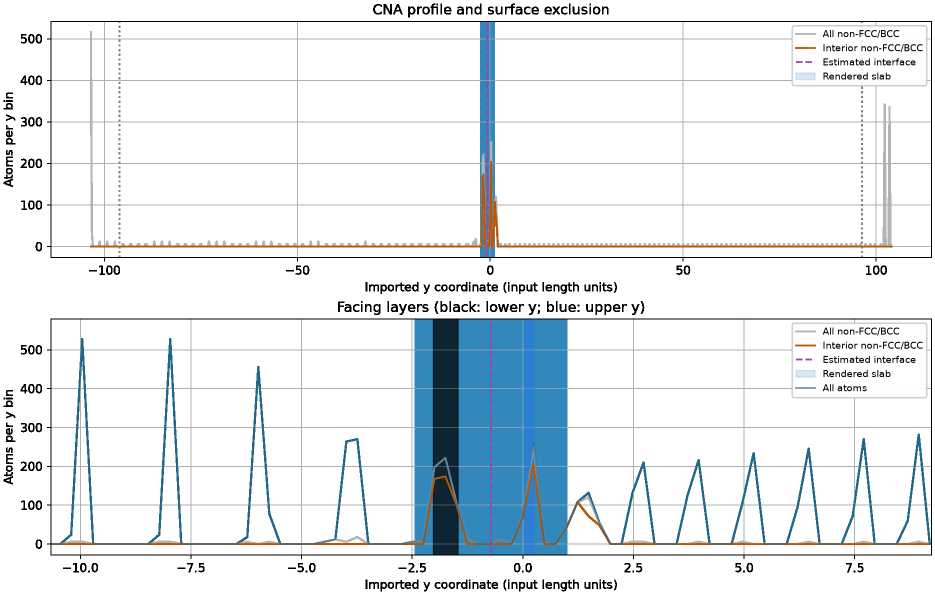
#> input picture projects/Demo-GPT/artifacts/analysis/render/render-20261021-202310-0f129c/y_profile.png, 1870 x 1190 px (shown at 1/2 size)
$ python -i gb_plan_view.py   (imports and definitions only)
#> lines starting #> are read from the running program, lines starting #| are printed output that depends on the picture
"""Locate a planar, y-normal grain boundary and render its two facing layers.

Run this module in the OVITO environment, in an isolated process. CNA is
computed on the complete structure before any slice is applied. Automatic
location is a geometric estimate, not a crystallographic grain assignment.
"""
from __future__ import annotations

import argparse
import hashlib
import json
import math
import os
from pathlib import Path
import tempfile
from typing import Any

import numpy as np

if __package__:
    from .ovito_rendering import crop_to_content
else:  # Executed as a script beside ovito_rendering.py.
    from ovito_rendering import crop_to_content

if __package__:
    from .ovito_rendering import (
        summarize_displacements, add_displacement_modifier,
        configure_displacement_display, validate_arrow_policy, ARROW_SCALE_MODES,
    )
else:
    from ovito_rendering import (
        summarize_displacements, add_displacement_modifier,
        configure_displacement_display, validate_arrow_policy, ARROW_SCALE_MODES,
    )


class BoundaryDetectionError(ValueError):
    """Automatic selection cannot justify one boundary/two facing layers."""

    def __init__(self, message: str, diagnostics: dict[str, Any] | None = None):
        super().__init__(message)
        self.diagnostics = diagnostics or {}


# [305 lines left out: functions _positive, _layers, _spacing, analyze_planar_boundary, _plot_profile, _render, not called in this run]


def run_plan_view(source: Path | str, output_dir: Path | str, *, gb_y: float | None = None,
                  slab_thickness: float | None = None, pbc: tuple[bool, bool, bool] | None = None,
                  image_width: int = 3200, view_width: float | None = None,
                  reference: Path | str | None = None, atom_scale: float = 0.7,
                  arrow_width: float = 0.1, arrow_offset_y: float = 1.0,
                  arrow_target_length: float = 1.5,
                  arrow_scale_mode: str = "physical_capped", arrow_max_length: float = 2.0,
                  minimum_image_convention: bool = True) -> dict[str, Any]:
    """Compute CNA, write diagnostic evidence and render full/detail plan views."""
    os.environ.setdefault("QT_QPA_PLATFORM", "offscreen")
    os.environ.setdefault("XDG_CACHE_HOME", str(Path(tempfile.gettempdir()) / "gbclaw-plan-view-cache"))
    os.environ.setdefault("MPLCONFIGDIR", str(Path(tempfile.gettempdir()) / "gbclaw-plan-view-matplotlib"))
    from ovito.data import NearestNeighborFinder
    from ovito.io import import_file
    from ovito.modifiers import CommonNeighborAnalysisModifier

    source = Path(source).expanduser().resolve()
    output_dir = Path(output_dir).expanduser().resolve()
    if source.suffix.lower() != ".cfg" or not source.is_file():
        raise ValueError("source must be an existing CFG file")
    if not isinstance(image_width, int) or not 256 <= image_width <= 8192:
        raise ValueError("image_width must be an integer from 256 to 8192")
    if view_width is not None:
        _positive(view_width, "view_width")
    atom_scale = _positive(atom_scale, "atom_scale")
    _positive(arrow_width, "arrow_width")
    _positive(arrow_target_length, "arrow_target_length")
    validate_arrow_policy(arrow_scale_mode, arrow_max_length)
    if not math.isfinite(arrow_offset_y):
        raise ValueError("arrow_offset_y must be finite")
    if not isinstance(minimum_image_convention, bool):
        raise ValueError("minimum_image_convention must be a boolean")
    if pbc is not None and (len(pbc) != 3 or any(not isinstance(value, (bool, np.bool_)) for value in pbc)):
        raise ValueError("pbc must contain three booleans")
    output_dir.mkdir(parents=True, exist_ok=True)
    report_path = output_dir / "gb_plan_view.json"
    pipeline = import_file(str(source))
    if pipeline.source.num_frames != 1:
        raise ValueError("Select one CFG frame before running plan view")
    imported = pipeline.compute()
    imported_pbc = list(imported.cell.pbc)
    if pbc is not None:
        def set_pbc(frame, data):
            data.cell_.pbc = tuple(pbc)
        pipeline.modifiers.append(set_pbc)
    pipeline.modifiers.append(CommonNeighborAnalysisModifier(mode=CommonNeighborAnalysisModifier.Mode.AdaptiveCutoff))
    data = pipeline.compute()
    positions = np.asarray(data.particles.positions)
    sample = np.linspace(0, len(positions) - 1, min(len(positions), 2048), dtype=int)
    _, vectors = NearestNeighborFinder(1, data).find_all(sample)
    nn = float(np.median(np.linalg.norm(vectors[:, 0], axis=1)))
    source_info = dict(path=str(source), sha256=hashlib.sha256(source.read_bytes()).hexdigest(),
                       particle_count=len(positions), cell=np.asarray(data.cell).tolist(),
                       imported_pbc=imported_pbc, effective_pbc=list(data.cell.pbc),
                       pbc_source="user_supplied" if pbc is not None else "OVITO_import")
    try:
        report = analyze_planar_boundary(positions, np.asarray(data.particles["Structure Type"]),
                                         np.asarray(data.cell), nn, gb_y=gb_y, slab_thickness=slab_thickness)
    except BoundaryDetectionError as exc:
        failure = dict(status="needs_parameters", error=str(exc), source=source_info, detection=exc.diagnostics)
        report_path.write_text(json.dumps(failure, indent=2, allow_nan=False) + "\n", encoding="utf-8")
        raise
    report["source"] = source_info
    report["warnings"].append("CFG periodicity follows OVITO import unless pbc is supplied; vacuum detection does not change boundary conditions.")
    mask = (positions[:, 1] >= report["slab"]["lower_y"]) & (positions[:, 1] <= report["slab"]["upper_y"])
    if "Particle Identifier" in data.particles:
        report["slab"]["particle_ids"] = np.asarray(data.particles["Particle Identifier"])[mask].tolist()
    report["cna_counts"] = {name: int(np.count_nonzero(np.asarray(data.particles["Structure Type"]) == value))
                            for value, name in enumerate(("Other", "FCC", "HCP", "BCC", "ICO"))}
    report["displacement"] = None
    if reference is not None:
        try:
            displacement_modifier, reference_info, displacement_warnings = add_displacement_modifier(
                pipeline, reference, pbc=pbc, minimum_image_convention=minimum_image_convention)
            displaced = pipeline.compute()
            report["displacement"] = summarize_displacements(
                np.asarray(displaced.particles["Displacement"]), mask,
                np.asarray(displaced.particles["Particle Identifier"]),
                target_length=arrow_target_length, zero_tolerance=1e-8 * nn,
                arrow_width=arrow_width, arrow_offset_y=arrow_offset_y,
                scale_mode=arrow_scale_mode, max_length=arrow_max_length)
            displacement = report["displacement"]
            displacement["minimum_image_convention"] = minimum_image_convention
            displacement["reference"] = reference_info
            style = displacement["render"]
            configure_displacement_display(displacement_modifier, displacement)
            report["warnings"].extend(displacement_warnings)
            if not style["nonzero_projected_count"]:
                report["warnings"].append("No nonzero XZ displacement is visible in the slab. Pure Y displacement is along the viewing direction; the 3D display limit still applies.")
        except Exception as exc:
            report.update(status="failed", error=str(exc))
            report_path.write_text(json.dumps(report, indent=2, allow_nan=False) + "\n", encoding="utf-8")
            raise
    _plot_profile(report, output_dir / "y_profile.png")
    # Use the same CNA pipeline for all renders; remove view modifiers before
    # rendering a detail so the scientific data remain identical.
    modifier_count = len(pipeline.modifiers)
    report["camera"] = _render(pipeline, report, output_dir / "plan_view.png", image_width, view_width, atom_scale)
    report["outputs"] = dict(plan_view="plan_view.png", profile="y_profile.png", data="gb_plan_view.json")
    if view_width is None and report["camera"]["visible_width"] > 24 * nn:
        while len(pipeline.modifiers) > modifier_count:
            del pipeline.modifiers[-1]
        report["detail_camera"] = _render(pipeline, report, output_dir / "plan_view_detail.png",
                                          min(image_width, 1800), 20 * nn, atom_scale)
        report["outputs"]["detail"] = "plan_view_detail.png"
    report_path.write_text(json.dumps(report, indent=2, allow_nan=False) + "\n", encoding="utf-8")
    return report


# [40 lines left out: function main, not called in this run]


# [2 lines not run here, left out]

>>> import cv2
>>> picture = cv2.imread('../../../../projects/Demo-GPT/artifacts/analysis/render/render-20261021-202310-0f129c/y_profile.png', cv2.IMREAD_GRAYSCALE)
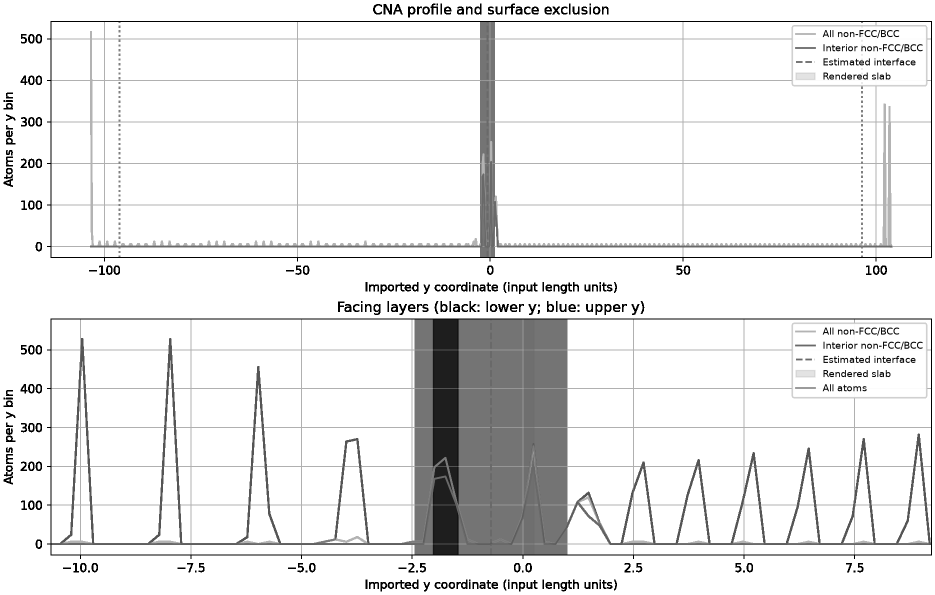
#> picture: shape (1190, 1870) (shown at 1/2 size); min 0, max 255, mean 233.7
>>> result = run_plan_view(picture, 'out.png')
#> (the run stopped early here; a loop or call above may not have finished)
